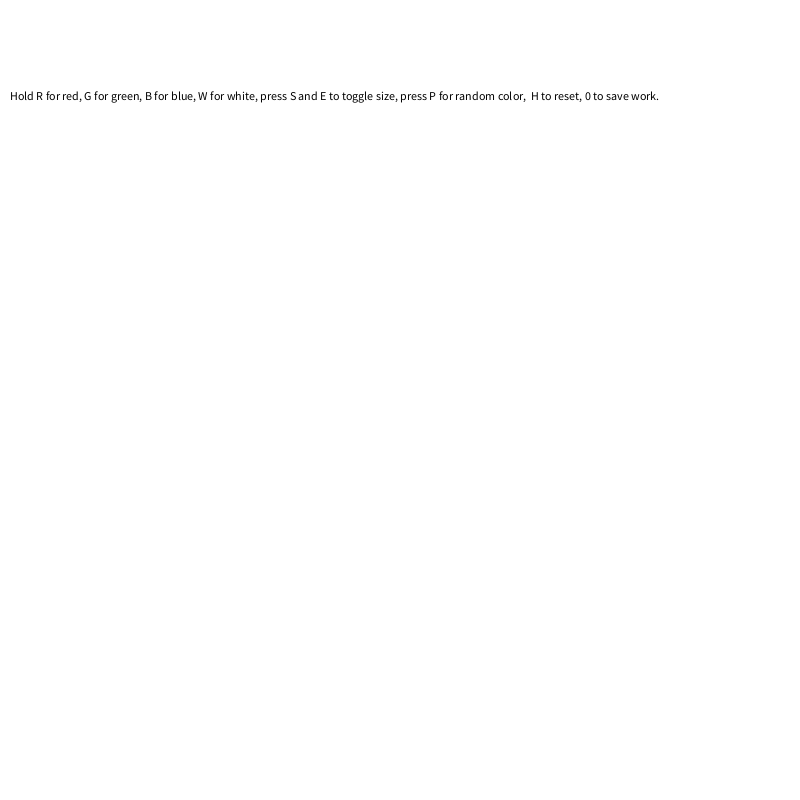
Frame 1 (no input)
Frame 60 (the mouse pressed at the canvas centre just before this capture): identical to frame 1, image omitted
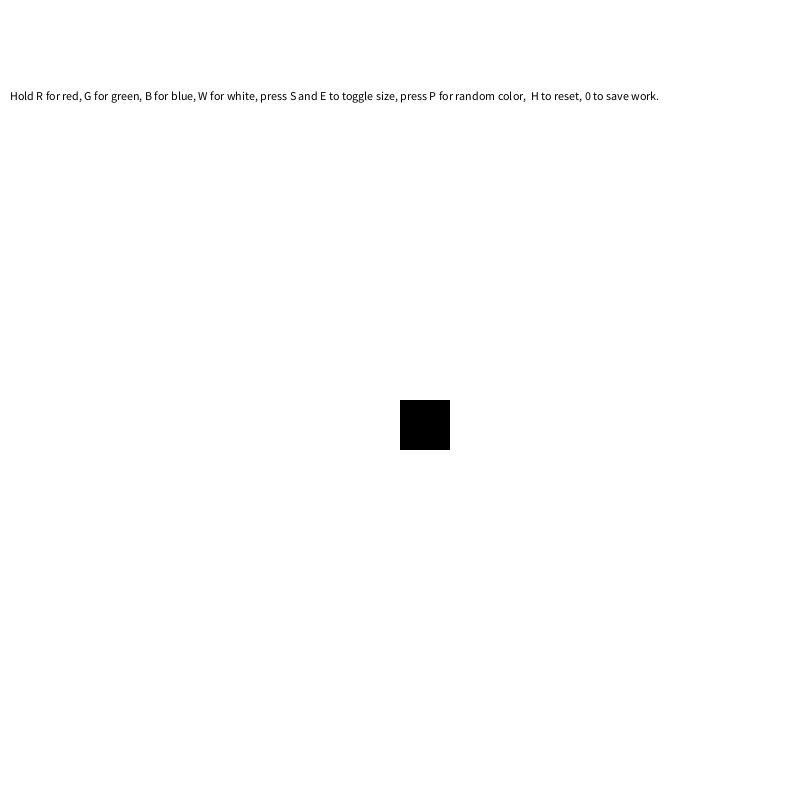
Frame 120 (the mouse held since frame 60 and released just before this capture)

The Processing sketch that drew these frames (run headless with seeded random() and noise(); from frame 60 on, the mouse is pressed at the canvas centre):

// Processing sketch: processing_103621
// ── processing_103621.pde

float xPos = 0;
float yPos = 0;

void setup()
{
  size(800, 800);
  background(255);
  fill(0, 0, 0);
  textSize(12);
  text("Hold R for red, G for green, B for blue, W for white, press S and E to toggle size, press P for random color,  H to reset, 0 to save work.", 10, 100);
}




void draw()
{
  noStroke();
  xPos = mouseX;
  yPos = mouseY;
  if (mousePressed)
  {
    rect(xPos, yPos, 50, 50);
  }
  if (keyPressed) 
    if (key == 'g' || key == 'G')  
    {
      fill(0, 255, 0);
      rect(xPos, yPos, 50, 50);
      xPos = mouseX;
      yPos = mouseY;
    } 

  if (keyPressed) 
    if (key == 'b' || key == 'B')  
    {
      fill(0, 0, 255);
      rect(xPos, yPos, 50, 50);
      xPos = mouseX;
      yPos = mouseY;
    } 

  if (keyPressed) 
    if (key == 'r' || key == 'R')  
    {
      fill(255, 0, 0);
      rect(xPos, yPos, 50, 50);
      xPos = mouseX;
      yPos = mouseY;
    } 

  if (keyPressed) 
    if (key == 'w' || key == 'W')  
    {
      fill(255, 255, 255);
      rect(xPos, yPos, 50, 50);
      xPos = mouseX;
      yPos = mouseY;
    } 

  if (keyPressed) 
    if (key == 's' || key == 'S')  
    {
      rect(xPos, yPos, 100, 100);
      xPos = mouseX;
      yPos = mouseY;
    } 

  if (keyPressed) 
    if (key == 'e' || key == 'E')  
    {
      rect(xPos, yPos, 25, 25);
      xPos = mouseX;
      yPos = mouseY;
    } 

  if (keyPressed) 
    if (key == 'p' || key == 'P')  
    {
      fill((int)random(255), (int)random(255), (int)random(255));
      rect(xPos, yPos, 50, 50);
      xPos = mouseX;
      yPos = mouseY;
    } 

  if (keyPressed) 
    if (key == 'h' || key == 'H')  
    {
      background(255);
      text("Hold R for red, G for green, B for blue, W for white, press S and E to toggle size, press P for random color and  H to reset.", 10, 100); 
      rect(xPos, yPos, 50, 50);
    }
 if(keyPressed)
  if (key == '0') 
  {
    save("picture1.tif");
  }  
  }
